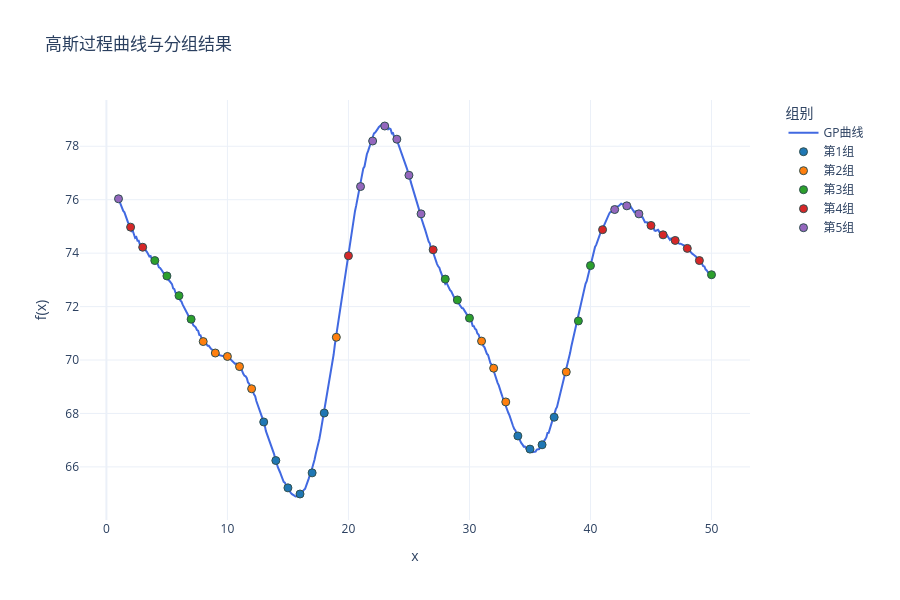

Notebook cell for this chart:
### Code cell
import numpy as np
import plotly.graph_objects as go
from sklearn.gaussian_process import GaussianProcessRegressor
from sklearn.gaussian_process.kernels import RBF, ConstantKernel,WhiteKernel
from util.methods import assign_variances
seed = 712
# 定义核函数
kernel = ConstantKernel(25.0) * RBF(length_scale=4.0) + WhiteKernel(1e-3)
gp = GaussianProcessRegressor(kernel=kernel)

x_dense = np.linspace(1, 50, 500).reshape(-1, 1)

y_dense = gp.sample_y(x_dense, n_samples=1, random_state=seed).flatten() + 70

# 提取整数点对应的y值
integer_points = np.arange(1, 51)
y_integers = y_dense[np.linspace(0, 499, 50, dtype=int)]

# 计算整数点的协方差矩阵
cov_matrix = kernel(integer_points.reshape(-1,1))

# 计算相关性矩阵
std_dev = np.sqrt(np.diag(cov_matrix))  
corr_matrix = cov_matrix / np.outer(std_dev, std_dev)  

np.savetxt('Sigma1.txt', cov_matrix, 
           fmt='%.6f',
           header=f'高斯过程协方差矩阵(1-50整数点)\n核函数: {kernel}')

np.savetxt('correlation_matrix.txt', corr_matrix,
           fmt='%.6f',
           header=f'高斯过程相关性矩阵(1-50整数点)\n核函数: {kernel}')

np.savetxt('mu.txt', 
           y_integers,
           fmt='%.6f',
           header='真实均值')

# 创建分组标签 (5组，每组10个点)
group_labels = np.floor(np.argsort(np.argsort(y_integers))/10).astype(int)
group_names = [f"第{i+1}组" for i in range(5)]  # 组别名称

fig = go.Figure()

fig.add_trace(go.Scatter(
    x=x_dense.flatten(), 
    y=y_dense,
    mode='lines',
    name='GP曲线',
    line=dict(color='royalblue', width=2)
))

colors = ['#1f77b4', '#ff7f0e', '#2ca02c', '#d62728', '#9467bd']  # 5种不同颜色
for group in range(5):
    mask = (group_labels == group)
    fig.add_trace(go.Scatter(
        x=integer_points[mask],
        y=y_integers[mask],
        mode='markers',
        name=group_names[group],
        marker=dict(
            color=colors[group],
            size=8,
            line=dict(width=1, color='DarkSlateGrey')
    )))

fig.update_layout(
    title='高斯过程曲线与分组结果',
    xaxis_title='x',
    yaxis_title='f(x)',
    template='plotly_white',
    height=600,
    width=900,
    legend=dict(
        title='组别',
        x=1.05,
        y=1,
        xanchor='left',
        yanchor='top',
        bgcolor='rgba(255,255,255,0.8)'
    ),
    margin=dict(r=150) 
)

fig.show()

### Figure 1 — Plotly figure (JSON) as saved in the notebook; plotly's stock layout.template omitted (floating-point values rounded to 4 significant figures; data arrays with more than 128 entries replaced by an {"elided": "..."} marker saying what was removed)
{"data": [{"line": {"color": "royalblue", "width": 2}, "mode": "lines", "name": "GP曲线", "type": "scatter", "x": {"elided": "500 float values"}, "y": {"elided": "500 float values"}}, {"marker": {"color": "#1f77b4", "line": {"color": "DarkSlateGrey", "width": 1}, "size": 8}, "mode": "markers", "name": "第1组", "type": "scatter", "x": [13, 14, 15, 16, 17, 18, 34, 35, 36, 37], "y": [67.68, 66.24, 65.21, 64.99, 65.78, 68.02, 67.16, 66.67, 66.83, 67.86]}, {"marker": {"color": "#ff7f0e", "line": {"color": "DarkSlateGrey", "width": 1}, "size": 8}, "mode": "markers", "name": "第2组", "type": "scatter", "x": [8, 9, 10, 11, 12, 19, 31, 32, 33, 38], "y": [70.69, 70.26, 70.13, 69.75, 68.92, 70.85, 70.71, 69.69, 68.43, 69.55]}, {"marker": {"color": "#2ca02c", "line": {"color": "DarkSlateGrey", "width": 1}, "size": 8}, "mode": "markers", "name": "第3组", "type": "scatter", "x": [4, 5, 6, 7, 28, 29, 30, 39, 40, 50], "y": [73.72, 73.15, 72.41, 71.53, 73.03, 72.25, 71.57, 71.46, 73.53, 73.19]}, {"marker": {"color": "#d62728", "line": {"color": "DarkSlateGrey", "width": 1}, "size": 8}, "mode": "markers", "name": "第4组", "type": "scatter", "x": [2, 3, 20, 27, 41, 45, 46, 47, 48, 49], "y": [74.97, 74.22, 73.9, 74.13, 74.88, 75.04, 74.69, 74.48, 74.18, 73.72]}, {"marker": {"color": "#9467bd", "line": {"color": "DarkSlateGrey", "width": 1}, "size": 8}, "mode": "markers", "name": "第5组", "type": "scatter", "x": [1, 21, 22, 23, 24, 25, 26, 42, 43, 44], "y": [76.03, 76.49, 78.2, 78.76, 78.26, 76.92, 75.47, 75.63, 75.77, 75.47]}], "layout": {"height": 600, "legend": {"bgcolor": "rgba(255,255,255,0.8)", "title": {"text": "组别"}, "x": 1.05, "xanchor": "left", "y": 1, "yanchor": "top"}, "margin": {"r": 150}, "title": {"text": "高斯过程曲线与分组结果"}, "width": 900, "xaxis": {"title": {"text": "x"}}, "yaxis": {"title": {"text": "f(x)"}}}}
